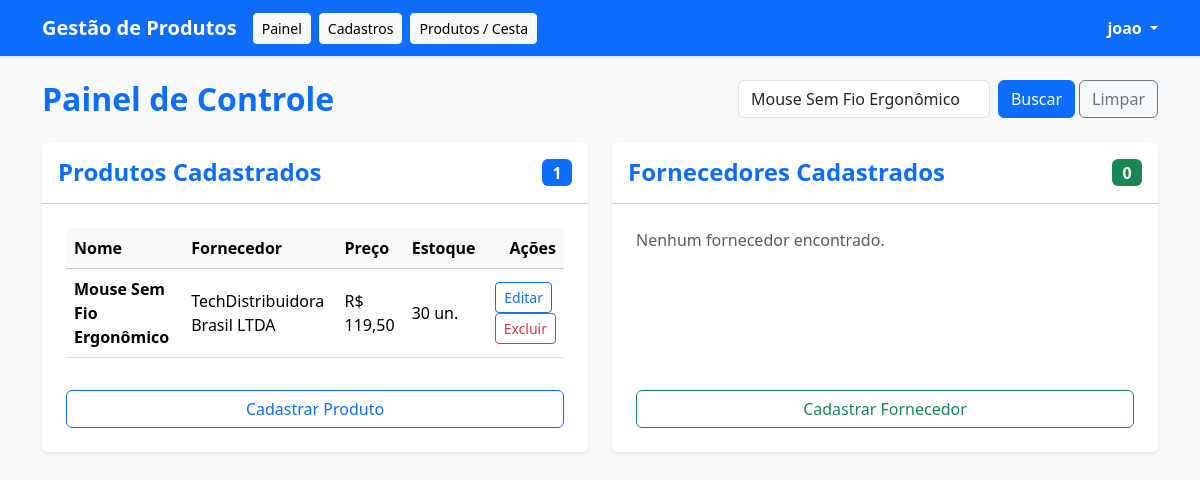
Screenshot of /SistemaDeGestaoDeProdutos/painel.php?busca=Mouse Sem Fio Ergonômico (signed in) with the database file from the repository.
### tables this page shows
CREATE TABLE `produtos` (
  `id` int(11) NOT NULL,
  `nome` varchar(255) NOT NULL,
  `id_fornecedor` int(11) NOT NULL,
  `preco` decimal(10,2) NOT NULL,
  `quantidade` int(11) NOT NULL DEFAULT 0,
  `categoria` varchar(100) DEFAULT NULL,
  `descricao` text DEFAULT NULL,
  `created_at` timestamp NOT NULL DEFAULT current_timestamp()
);

CREATE TABLE `fornecedores` (
  `id` int(11) NOT NULL,
  `nome` varchar(255) NOT NULL,
  `cnpj` varchar(20) NOT NULL,
  `email` varchar(255) DEFAULT NULL,
  `telefone` varchar(20) DEFAULT NULL,
  `created_at` timestamp NOT NULL DEFAULT current_timestamp()
);

### SistemaDeGestaoDeProdutos/painel.php (the view, shortened to what this page needs)
<?php
require_once "conexao.php";
$busca = trim($_GET['busca'] ?? '');
try {
    if (!empty($busca)) {
        $stmtProd = $pdo->prepare("SELECT p.*, f.nome AS nome_fornecedor
                                    FROM produtos p
                                    INNER JOIN fornecedores f ON p.id_fornecedor = f.id
                                    WHERE p.nome LIKE :busca OR f.nome LIKE :busca OR p.categoria LIKE :busca
                                    ORDER BY p.id DESC");
        $stmtProd->execute([':busca' => "%$busca%"]);
        $produtos = $stmtProd->fetchAll(PDO::FETCH_ASSOC);
        $stmtForn = $pdo->prepare("SELECT * FROM fornecedores
                                    WHERE nome LIKE :busca OR cnpj LIKE :busca OR email LIKE :busca
                                    ORDER BY id DESC");
        $stmtForn->execute([':busca' => "%$busca%"]);
        $fornecedores = $stmtForn->fetchAll(PDO::FETCH_ASSOC);
    }
} catch (PDOException $e) {
    $produtos = [];
    $fornecedores = [];
    $todosFornecedores = [];
}
$totalProdutos = count($produtos);
$totalFornecedores = count($fornecedores);
?>
<!DOCTYPE html>
<html lang="pt-br">
<head>
    <link href="https://cdn.jsdelivr.net/npm/bootstrap@5.3.3/dist/css/bootstrap.min.css" rel="stylesheet">
</head>
<body class="bg-light">
    <nav class="navbar navbar-expand-lg navbar-dark bg-primary shadow-sm mb-4">
        <div class="container">
            <a class="navbar-brand fw-bold" href="painel.php">Gestão de Produtos</a>
            <div class="d-flex align-items-center me-auto">
                <a href="painel.php" class="btn btn-light btn-sm me-2">Painel</a>
                <a href="cadastros.php" class="btn btn-light btn-sm me-2">Cadastros</a>
                <a href="produtos.php" class="btn btn-light btn-sm me-2">Produtos / Cesta</a>
            </div>
            <div class="dropdown user-dropdown">
                <a href="#" class="text-white text-decoration-none dropdown-toggle fw-semibold" id="dropdownUser" data-bs-toggle="dropdown" aria-expanded="false">
                    <?php echo htmlspecialchars($_SESSION["usuario_nome"] ?? "Usuário"); ?>
                </a>
            </div>
        </div>
    </nav>
    <div class="container mb-5">
        <div class="d-flex justify-content-between align-items-center mb-4 flex-wrap gap-3">
            <h2 class="text-primary fw-bold m-0">Painel de Controle</h2>
            <form action="painel.php" method="GET" class="d-flex" style="max-width: 420px; width: 100%;">
                <input class="form-control me-2" type="search" name="busca" placeholder="Pesquisar produto ou fornecedor..." value="<?= htmlspecialchars($busca); ?>">
                <button class="btn btn-primary me-1" type="submit">Buscar</button>
                <?php if (!empty($busca)): ?>
                    <a href="painel.php" class="btn btn-outline-secondary">Limpar</a>
                <?php endif; ?>
            </form>
        </div>
        <div class="row g-4">
            <div class="col-lg-6">
                <div class="card border-0 shadow-sm h-100">
                    <div class="card-header bg-white py-3 d-flex justify-content-between align-items-center">
                        <h4 class="card-title m-0 text-primary fw-bold">Produtos Cadastrados</h4>
                        <span class="badge bg-primary fs-6"><?php echo $totalProdutos; ?></span>
                    </div>
                    <div class="card-body p-4 d-flex flex-column justify-content-between">
                        <div>
                            <?php if (empty($produtos)): ?>
                                <p class="text-muted mb-4">Nenhum produto encontrado.</p>
                            <?php else: ?>
                                <div class="table-responsive mb-3">
                                    <table class="table table-hover align-middle mb-0">
                                        <thead class="table-light">
                                            <tr>
                                                <th>Nome</th>
                                                <th>Fornecedor</th>
                                                <th>Preço</th>
                                                <th>Estoque</th>
                                                <th class="text-end">Ações</th>
                                            </tr>
                                        </thead>
                                        <tbody>
                                            <?php foreach ($produtos as $p): ?>
                                                <tr>
                                                    <td class="fw-semibold"><?php echo htmlspecialchars($p['nome']); ?></td>
                                                    <td><?php echo htmlspecialchars($p['nome_fornecedor']); ?></td>
                                                    <td>R$ <?php echo number_format($p['preco'], 2, ',', '.'); ?></td>
                                                    <td><?php echo $p['quantidade']; ?> un.</td>
                                                    <td class="text-end">
                                                        <button type="button" class="btn btn-sm btn-outline-primary me-1" data-bs-toggle="modal" data-bs-target="#modalEditProduto<?= $p['id']; ?>">
                                                            Editar
                                                        </button>
                                                        <form action="painel.php" method="POST" class="d-inline" onsubmit="return confirm('Tem certeza que deseja excluir este produto?');">
                                                            <button type="submit" class="btn btn-sm btn-outline-danger">Excluir</button>
                                                        </form>
                                                    </td>
                                                </tr>
                                            <?php endforeach; ?>
                                        </tbody>
                                    </table>
                                </div>
                            <?php endif; ?>
                        </div>
                        <div class="mt-3">
                            <a href="cadastros.php" class="btn btn-outline-primary w-100">Cadastrar Produto</a>
                        </div>
                    </div>
                </div>
            </div>
            <div class="col-lg-6">
                <div class="card border-0 shadow-sm h-100">
                    <div class="card-header bg-white py-3 d-flex justify-content-between align-items-center">
                        <h4 class="card-title m-0 text-primary fw-bold">Fornecedores Cadastrados</h4>
                        <span class="badge bg-success fs-6"><?php echo $totalFornecedores; ?></span>
                    </div>
                    <div class="card-body p-4 d-flex flex-column justify-content-between">
                        <div>
                            <?php if (empty($fornecedores)): ?>
                                <p class="text-muted mb-4">Nenhum fornecedor encontrado.</p>
                            <?php endif; ?>
                        </div>
                        <div class="mt-3">
                            <a href="cadastros.php" class="btn btn-outline-success w-100">Cadastrar Fornecedor</a>
                        </div>
                    </div>
                </div>
            </div>
        </div>
    </div>
</body>
</html>

### rows the page displays
produtos: nome "Mouse Sem Fio Ergonômico", id_fornecedor.nome "TechDistribuidora Brasil LTDA", preco "119,50", quantidade "30"

### other values shown
$_SESSION["usuario_nome"] "joao"
$totalProdutos "1"
$totalFornecedores "0"
